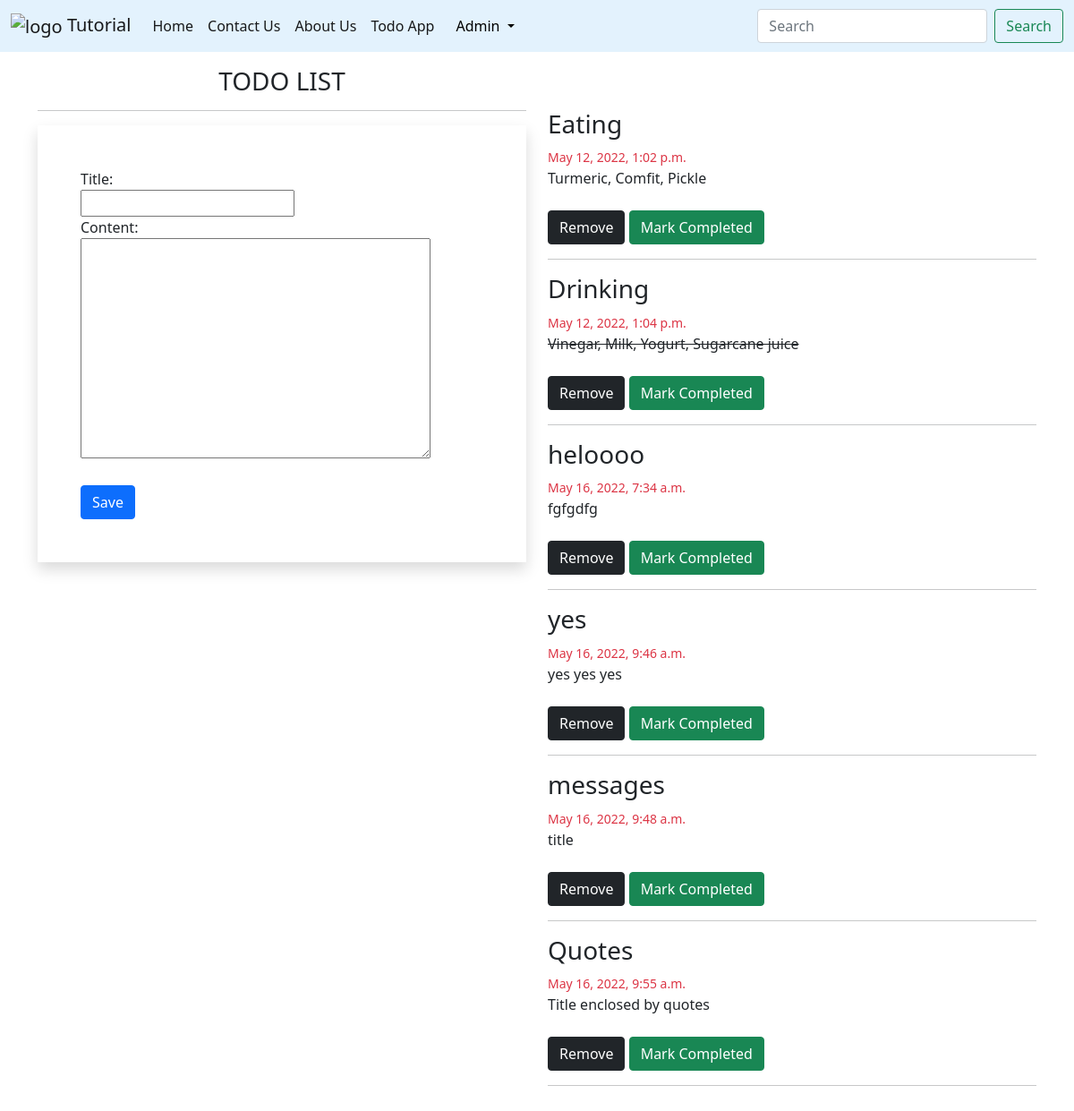
The page /todo/ (signed in) on the database its author committed.
### tutorial/models.py (models this page shows, shortened)
class ToDo(models.Model):
    user = models.ForeignKey(
        User, on_delete=models.CASCADE, null=True, blank=True)
    title = models.CharField(max_length=30)
    content = models.TextField(max_length=1000)
    published_date = models.DateTimeField(default=timezone.now)
    completed = models.BooleanField(default=False)

### tutorial/views.py (the view, shortened to what this page needs)
# urls.py: path('todo/', todo_app, name='todo-app'),
@login_required(login_url='/login/')
def todo_app(request):
    item_list = ToDo.objects.filter(user=request.user)
    if request.user.is_authenticated:
        form = TodoForm()
        return render(request, 'todo.html', {
            "forms": form,
            "list": item_list,
            "title": "TODO LIST",
        })

### tutorial/forms.py
class TodoForm(forms.ModelForm):
    class Meta:
        model = ToDo
        fields = ['title', 'content']

### tutorial/templates/todo.html (shortened to what this page needs)
{% extends 'base.html' %} {% load static %}  {% block content %}
<div class="container">
    <div class="row my-3">
        <div class=" col-sm-6 ">
            <h3 class="text-center">{{title}}</h3>
            <hr>
            <form action="" method="post" novalidate class="shadow p-5">
                {% for fm in forms %}
                <div class="form-group">
                    {{fm.label_tag}}
                    <br>{{fm}}
                    <small class="text-danger">{{fm.errors|striptags}}</small><br>
                </div>
                {% endfor %}
                <input type="submit" value="Save" class="btn btn-primary mt-4"> <br>
            </form>
        </div>
    </div>
    <div class="col-sm-6 my-5" style="float: right;">
        {% for l in list %}
        <h3>{{l.title}}</h3>
        <small class="text-danger">{{l.published_date}}</small><br>
        {% if l.completed %}
            <strike><span>{{l.content}}</span></strike>
        {% else %}
            <span>{{l.content}}</span>
        {% endif %}
        <br><br>
        <a href="{% url 'del-todo' l.id %}"><button type="button" class="btn btn-dark">Remove</button></a>
        <a href="{% url 'mark-completed' l.id %}"><button type="button" class="btn btn-success">Mark Completed</button></a>
        <hr>
        {% endfor %}
    </div>
</div>
{% endblock content %}

### tutorial/templates/navbar.html (shortened to what this page needs)
{% load static %}
<nav class="navbar navbar-expand-lg navbar-light" style="background-color: #e3f2fd;">
    <div class="container-fluid">
      <a class="navbar-brand" href="{% url 'home' %}"> <img src="{% static 'img/logo.png' %}" alt="logo" height="50px" width="50px"/> Tutorial</a>
      <div class="collapse navbar-collapse" id="navbarSupportedContent">
        <ul class="navbar-nav me-auto mb-2 mb-lg-0">
          <li class="nav-item">
            <a class="nav-link active" aria-current="page" href="{% url 'home' %}">Home</a>
          </li>
          <li class="nav-item">
            <a class="nav-link active" href={% url 'contact-us' %}>Contact Us</a>
          </li>
          <li class="nav-item">
            <a class="nav-link active" href = {% url 'about-us' %} >About Us</a>
          </li>
          <li class="nav-item">
            <a class="nav-link active" href = {% url 'todo-app' %} >Todo App</a>
          </li>
          <li class="nav-item">
            <ul class="navbar-nav me-auto mb-2 mb-lg-0">
              {% if request.user.is_authenticated %}
              <li class="nav-item dropdown mx-2">
                <a class="nav-link dropdown-toggle text-black" href="#" id="profileDropdown" role="button"
                  data-bs-toggle="dropdown" aria-expanded="false">
                  {% if user.first_name or user.last_name %}
                  {{user.first_name|capfirst}} {{user.last_name|capfirst}}
                  {% else %}
                  {{user.username|capfirst}}
                  {% endif %}
                </a>
              </li>
              {%endif%}
            </ul>
          </li>
        </ul>
        <form class="d-flex">
          <input class="form-control me-2" type="search" placeholder="Search" aria-label="Search">
          <button class="btn btn-outline-success" type="submit">Search</button>
        </form>
      </div>
    </div>
  </nav>

### rows shown on the page
ToDo: title "Eating", published_date "May 12, 2022, 1:02 p.m.", content "Turmeric, Comfit, Pickle"
ToDo: title "Drinking", published_date "May 12, 2022, 1:04 p.m.", content "Vinegar, Milk, Yogurt, Sugarcane juice"
ToDo: title "heloooo", published_date "May 16, 2022, 7:34 a.m.", content "fgfgdfg"
ToDo: title "yes", published_date "May 16, 2022, 9:46 a.m.", content "yes yes yes"
ToDo: title "messages", published_date "May 16, 2022, 9:48 a.m.", content "title"
ToDo: title "Quotes", published_date "May 16, 2022, 9:55 a.m.", content "Title enclosed by quotes"

### other values the page prints
{{ user.username|capfirst }} "Admin"
{{ title }} "TODO LIST"
{{ fm.label_tag }} "Title:" "Content:"
